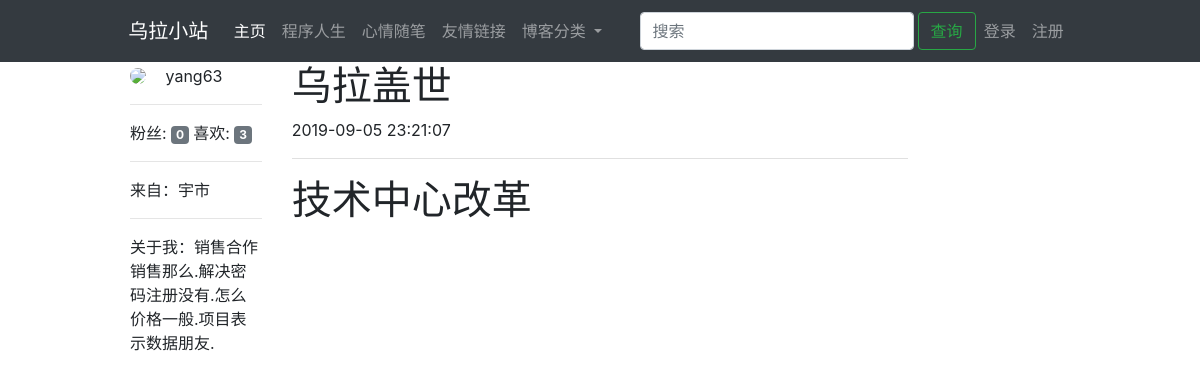
The page /getpost/101 on the database as committed earlier.
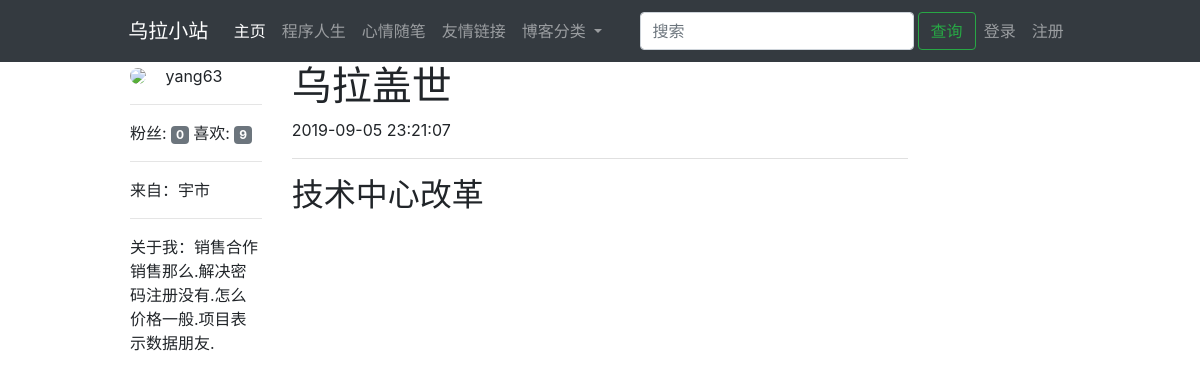
The same page on the database as committed later.
### app/models.py (models this page shows, shortened)
class User(UserMixin, db.Model):
    __tablename__ = 'user'
    user_id = db.Column(db.Integer, primary_key=True, comment='用户ID')
    user_name = db.Column(db.String(50), unique=True, comment='用户名')
    user_email = db.Column(db.String(20), unique=True, comment='邮箱')
    user_mbl_nm = db.Column(db.String(20), unique=True, comment='用户电话')
    user_passwd_hash = db.Column(db.String(255), comment='用户密码')
    role_id = db.Column(db.Integer, db.ForeignKey('role.role_id'))
    confirmed = db.Column(db.Boolean, default=False)
    location = db.Column(db.String(64))
    about_me = db.Column(db.Text())
    member_since = db.Column(db.DateTime(), default=datetime.now)
    last_seen = db.Column(db.DateTime(), default=datetime.now)
    post = db.relationship('Post', backref='post', lazy='dynamic')
    followed = db.relationship('Follow',
                               foreign_keys=[Follow.follower_id],
                               backref=db.backref('follower', lazy='joined'),
                               lazy='dynamic',
                               cascade='all, delete-orphan')
    followers = db.relationship('Follow',
                                foreign_keys=[Follow.followed_id],
                                backref=db.backref('followed', lazy='joined'),
                                lazy='dynamic',
                                cascade='all, delete-orphan')
    @property
    def user_passwd(self):
        raise AttributeError('密码不可读')

class Post(db.Model):
    __tablename__ = 'post'
    post_id = db.Column(db.Integer, primary_key=True, comment='文章id')
    user_id = db.Column(
        db.Integer,
        db.ForeignKey('user.user_id'),
        comment='用户ID')
    content = db.Column(db.Text, comment='文章内容')
    crtd_time = db.Column(db.DateTime, comment='创作时间')
    last_edit_time = db.Column(db.Date, comment='最后一次修改时间')
    title = db.Column(db.String(200), comment='文章标题')
    body_html = db.Column(db.Text)

### app/main/views.py (the view)
@main_bp.route('/getpost/<int:postid>')
@pysnooper.snoop()
def get_post(postid):
    post = db.session.query(
        Post.post_id,
        Post.content,
        Post.crtd_time,
        Post.body_html,
        Post.title,
        User.user_name,
        User.user_id,
        User.location,
        User.about_me).filter(
        Post.post_id == postid).filter(
        Post.user_id == User.user_id).first()
    user = User.query.filter(User.user_id == post.user_id).first()
    return render_template('main/post.html', post=post, user=user, title_name='博客')

### app/auth/views.py (called while the page is built)
@auth_bp.before_app_request
@pysnooper.snoop()
def before_request():
    if current_user.is_authenticated:
        current_user.ping()
        if not current_user.confirmed \
                and request.endpoint \
                and request.blueprint != 'auth' \
                and request.endpoint != 'static':
            r = redirect(url_for('auth.unconfirmed'))
            return r

### app/models.py (called while the page is built)
    def can(self, permissions):
        return False

### app/templates/main/post.html (shortened to what this page needs)
{% extends 'main/base.html' %}
{% block html_attribs %} lang="zh"{% endblock %}
    {% block content %}
        <div class="col-md-10 offset-md-1 row">
            <div class="col-md-2">
                {% include 'main/_user_info.html' %}
            </div>
            <div class="col-md-8">
                <h1>{{ post.title }}</h1>
                <p>{{ post.crtd_time.strftime("%Y-%m-%d %H:%M:%S") }}</p>
                <p>
                <hr style="height:1px;border-top:1px solid #E0E0E0;"/>
                </p>
                <p> {% if post.body_html %}
                    {{ post.body_html | safe }}
                {% else %}
                    {{ post.content }}
                {% endif %} </p>
            </div>
        </div>
    {% endblock %}

### app/templates/main/base.html (shortened to what this page needs)
{% extends 'main/_base.html' %}
{% block styles %}
    <link rel="stylesheet" href="{{ url_for('static', filename='css/bootstrap.min.css') }}">
    <link rel="stylesheet" href="{{ url_for('static', filename='css/bootstrap.css') }}">
{% endblock %}
{% block navbar %}
    {% include 'main/_navbar.html' %}
{% endblock %}

### app/templates/main/_base.html (shortened to what this page needs)
{% block doc -%}
<!DOCTYPE html>
<html{% block html_attribs %}{% endblock html_attribs %}>
{%- block html %}
  <head>
    {%- block head %}
    {%- block styles %}{%- endblock styles %}
    {%- endblock head %}
  </head>
  <body class=" " {% block body_attribs %}{% endblock body_attribs %}>
    {% block body -%}
    {% block navbar %}
    {%- endblock navbar %}
    {% block content -%}
    {%- endblock content %}
    {%- endblock body %}
  </body>
{%- endblock html %}
</html>
{% endblock doc -%}

### app/templates/main/_navbar.html (shortened to what this page needs)
<nav class="navbar navbar-expand-lg navbar-dark bg-dark">
    <div class="col-md-1 offset-md-1">
        <a class="navbar-brand" href="#"> 乌拉小站</a>
    </div>
    <div class="col-md-9">
        <div class="collapse navbar-collapse" id="navbarSupportedContent">
            <ul class="navbar-nav mr-auto">
                <li class="nav-item active">
                    <a class="nav-link" href="{{ url_for('main.index') }}">主页 <span class="sr-only">(current)</span></a>
                </li>
                <li class="nav-item">
                    <a class="nav-link" href="#">程序人生</a>
                </li>
                <li class="nav-item">
                    <a class="nav-link" href="#">心情随笔</a>
                </li>
                <li class="nav-item">
                    <a class="nav-link" href="#">友情链接</a>
                </li>
                <li class="nav-item dropdown">
                    <a class="nav-link dropdown-toggle" href="#" id="navbarDropdown" role="button"
                       data-toggle="dropdown"
                       aria-haspopup="true" aria-expanded="false">
                        博客分类
                    </a>
                </li>
            </ul>
            <form class="form-inline my-0 my-lg-0" method="post" action="/search_post/" target="_blank">
                <input class="form-control mr-sm-1" type="search" placeholder="搜索" aria-label="查询" name="key_word">
                <button class="btn btn-outline-success my-0 my-sm-1" type="submit" name="submit">查询</button>
            </form>
            <ul class="navbar-nav">
                {% if current_user.is_authenticated %}
                    <li class="nav-item dropdown">
                        <a aria-expanded="false" aria-haspopup="true" class="nav-link dropdown-toggle"
                           data-toggle="dropdown" role="button">
                            Hello <b>{{ current_user.user_name }}</b>
                            <span class="caret"></span>
                        </a>
                        <ul class="dropdown-menu">
                            <li><a class="dropdown-item" href="{{ url_for('auth.logout') }}">注销登录</a></li>
                            <li><a class="dropdown-item" href="{{ url_for('auth.chpasswd') }}">修改密码</a></li>
                            <li><a class="dropdown-item"
                                   href="{{ url_for('auth.user', username=current_user.user_name) }}">个人中心</a></li>
                            <li><a class="dropdown-item" href="{{ url_for('auth.list_post') }}">我的博客</a></li>
                            <li><a class="dropdown-item" href="{{ url_for('auth.add_post') }}">发布我的博客</a></li>
                        </ul>
                    </li>
                {% else %}
                    <li class="nav-item"><a class="nav-link" href="{{ url_for('auth.login') }}">登录</a></li>
                    <li class="nav-item"><a class="nav-link" href="{{ url_for('auth.register') }}">注册</a></li>
                {% endif %}
            </ul>
        </div>
    </div>
</nav>

### app/templates/main/_user_info.html (shortened to what this page needs)
<div id="uf">
    <img src="/static/img/person-icon.jpg" class="rounded-circle" style="height: 60px;">
    <span class="h7"
          style="vertical-align:middle ;padding-left: 15px">{{ user.user_name }}</span>
    <hr>
    <span>粉丝: <span class="badge badge-secondary" id="fans">{{ user.followers.count() }}</span>
    喜欢: <span class="badge badge-secondary" id="collects">{{ user.followed.count() }}</span>
    </span>
    <hr>
    来自：<span id="location">{{ user.location }}</span>
    <hr>
    关于我：<span id="about_me">{{ user.about_me }}</span>
</div>

Rows that differ between the two databases and show on the page:
changed Post "乌拉盖世": body_html "<h1>技术中心改革</h1>\n" → "<h2>技术中心改革</h2>\n" (drawn)
Other text that changed with them:
{{ user.followed.count() }}: "3" → "9"
